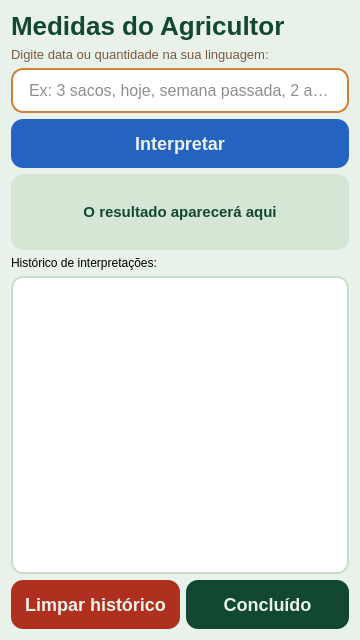
<?xml version="1.0" encoding="UTF-8"?>
<ui version="4.0">
 <class>Form</class>
 <widget class="QWidget" name="Form">
  <property name="geometry"><rect><x>0</x><y>0</y><width>360</width><height>640</height></rect></property>
  <property name="minimumSize"><size><width>360</width><height>640</height></size></property>
  <property name="maximumSize"><size><width>360</width><height>640</height></size></property>
  <property name="windowTitle"><string>Form</string></property>
  <property name="styleSheet">
   <string notr="true">QWidget { background-color: #E9F2EA; font-family: &quot;Roboto Flex&quot;; }
QPushButton { background-color: #124831; color: #E9F2EA; font-family: &quot;Roboto Flex&quot;; font-weight: 700; font-size: 18px; border-radius: 12px; padding: 14px; border: none; }
QPushButton:hover { background-color: #0a3020; }
QPushButton#interpret_button { background-color: #2563C0; }
QPushButton#clear_button { background-color: #b03020; }
QLineEdit { border: 2px solid #D2813A; color: #1E1E1E; background-color: #FFFFFF; border-radius: 12px; font-size: 16px; padding: 10px 14px; }
QLineEdit:focus { border-color: #124831; }
QLabel#main_label { font-family: &quot;Roboto Flex&quot;; font-weight: 800; font-size: 26px; color: #124831; }
QLabel#sub_label { font-size: 13px; color: #7C5A3C; }
QLabel#result_label { font-weight: 700; font-size: 15px; color: #124831; background-color: #D6E6D4; border-radius: 12px; padding: 14px; min-height: 48px; }
QListWidget { background-color: #FFFFFF; border: 1.5px solid #c8ddc9; border-radius: 12px; font-size: 13px; padding: 4px; }
QListWidget::item { padding: 8px; border-bottom: 1px solid #e8f0e9; }</string>
  </property>
  <layout class="QVBoxLayout" name="verticalLayout">
   <item>
    <widget class="QLabel" name="main_label">
     <property name="text"><string>Medidas do Agricultor</string></property>
    </widget>
   </item>
   <item>
    <widget class="QLabel" name="sub_label">
     <property name="text"><string>Digite data ou quantidade na sua linguagem:</string></property>
     <property name="wordWrap"><bool>true</bool></property>
    </widget>
   </item>
   <item>
    <widget class="QLineEdit" name="input_lineedit">
     <property name="placeholderText"><string>Ex: 3 sacos, hoje, semana passada, 2 arrobas...</string></property>
    </widget>
   </item>
   <item>
    <widget class="QPushButton" name="interpret_button">
     <property name="text"><string>Interpretar</string></property>
    </widget>
   </item>
   <item>
    <widget class="QLabel" name="result_label">
     <property name="text"><string>O resultado aparecerá aqui</string></property>
     <property name="alignment"><set>Qt::AlignmentFlag::AlignCenter</set></property>
     <property name="wordWrap"><bool>true</bool></property>
    </widget>
   </item>
    <item>
     <widget class="QLabel" name="sub_label_hist">
     <property name="text"><string>Histórico de interpretações:</string></property>
    </widget>
   </item>
   <item>
    <widget class="QListWidget" name="history_listwidget"/>
   </item>
   <item>
    <layout class="QHBoxLayout">
     <item>
      <widget class="QPushButton" name="clear_button">
       <property name="text"><string>Limpar histórico</string></property>
      </widget>
     </item>
     <item>
      <widget class="QPushButton" name="done_button">
       <property name="text"><string>Concluído</string></property>
      </widget>
     </item>
    </layout>
   </item>
  </layout>
 </widget>
 <resources/>
 <connections/>
</ui>
